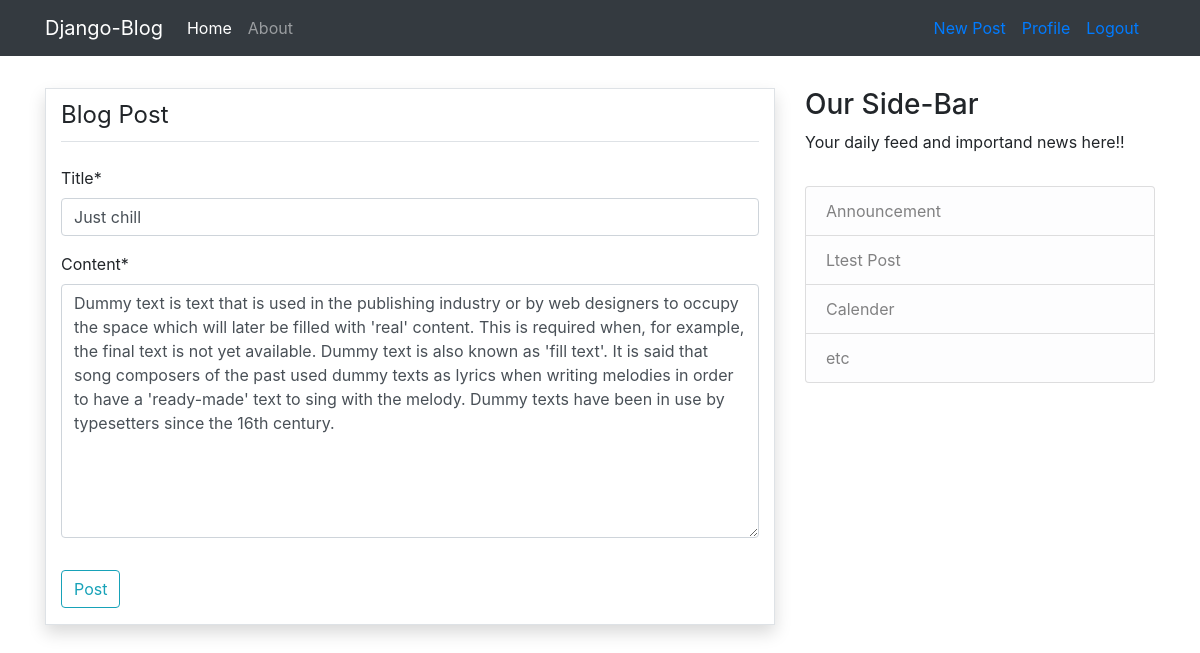
Page /post/21/update/ (signed in) on the committed database.
### blog/models.py (models this page shows, shortened)
class Post(models.Model):
    title = models.CharField(max_length=100)
    content = models.TextField()
    posted_date = models.DateTimeField(default=timezone.now)
    author = models.ForeignKey(User,on_delete=models.CASCADE)

### blog/views.py (the view, shortened to what this page needs)
# urls.py: path('post/<int:pk>/update/',PostUpdateView.as_view(),name= 'post_update'),
class PostUpdateView(LoginRequiredMixin, UserPassesTestMixin, UpdateView):
    model = Post
    fields = ['title','content']
    def test_func(self):
        post = self.get_object()
        if self.request.user == post.author:
            return True
        return False

### blog/templates/blog/post_form.html (shortened to what this page needs)
{% extends 'blog/base.html'%}
{% load crispy_forms_tags %}
{% block content %}
<div class="container border shadow mt-3">
  <form class="form-group mt-2" method="POST">
    <fieldset class="form-group pt-3">
      <legend class="border-bottom pb-2">Blog Post</legend>
      {{ form|crispy }}
    </fieldset>
    <div class="form-group">
      <input type="submit" class="btn btn-outline-info" value="Post">
    </div>
  </form>
</div>
{% endblock %}

### blog/static/blog/css/blog.css (style rules this page uses)
body { background-image: image('2.png'); }

### rows in the picture
Post: title "Just chill", content "Dummy text is text that is used in the publishing industry or by web designers to occupy the space which will later be filled with 'real' content. This is required when, for example, the final text is not yet available. Dummy text is also known as 'fill text'. It is said that song composers of the past used dummy texts as lyrics when writing melodies in order to have a 'ready-made' text to sing with the melody. Dummy texts have been in use by typesetters since the 16th century."
